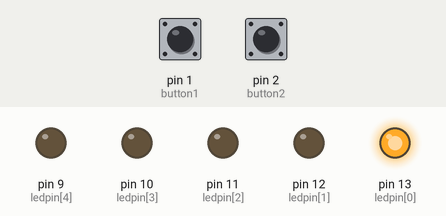
This sketch was run on a simulated Arduino Uno, built with avr-gcc and run on an emulated ATmega328P. Shown: output pins drawn as LEDs (lit = HIGH). The test bench sets the inputs (shaded band); at power-on: pin 1 (button1) LOW, pin 2 (button2) LOW.

Above: at 0.2 s.
At 1.7 s:
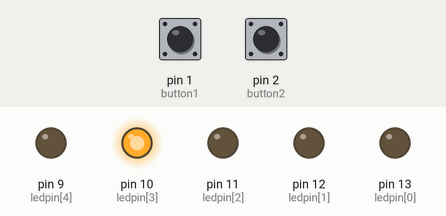
At 2.7 s:
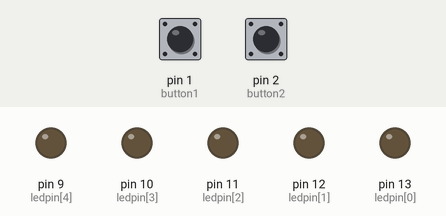
At 3.2 s:
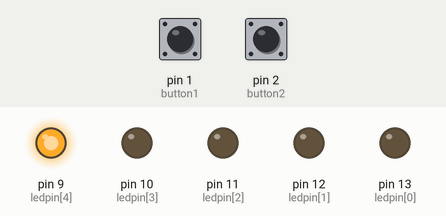
At 4.7 s:
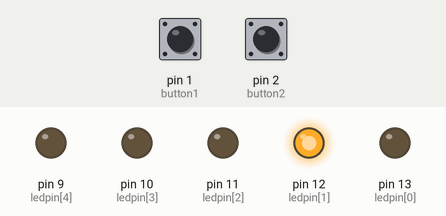
At 6.7 s:
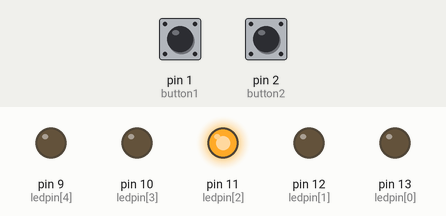
Timing chart, 0 to 7.2 s (numbered marks = the images above):
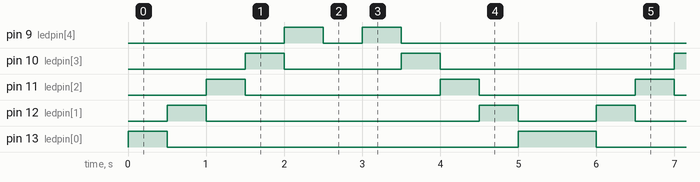

Measured:
- by itself, pin 9 (ledpin[4]): repeats every 5.5 s: LOW 0.50 s, HIGH 0.50 s, LOW 4.0 s, HIGH 0.50 s
- by itself, pin 10 (ledpin[3]): repeats every 5.5 s: LOW 1.5 s, HIGH 0.50 s, LOW 3.0 s, HIGH 0.50 s
- by itself, pin 11 (ledpin[2]): repeats every 5.5 s: LOW 2.5 s, HIGH 0.50 s, LOW 2.0 s, HIGH 0.50 s
- by itself, pin 12 (ledpin[1]): repeats every 5.5 s: LOW 3.5 s, HIGH 0.50 s, LOW 1.0 s, HIGH 0.50 s
- by itself, pin 13 (ledpin[0]): repeats every 5.5 s: LOW 4.5 s, HIGH 1.0 s

The sketch:

ledpin.ino
```cpp
const int button1 = 1;
const int button2 = 2;
int ledpin[] = {13,12,11,10,9}; //Array

int buttonState1 = 0;
int buttonState2 = 0;

void setup() {
 for(int led = 0; led < 5; led++){
  pinMode(ledpin[led], OUTPUT);
  }
  pinMode(button1,INPUT);
  pinMode(button2,INPUT);

}

void loop() {
  buttonState1 = digitalRead(button1);
  buttonState2 = digitalRead(button2);


// Animasi lampu dari atas ke bawah
{
  if(buttonState1 == HIGH){
    for(int off = 0; off < 5; off++){
      digitalWrite(ledpin[off], LOW);
    }
    } else {

    for(int j = 0; j < 5; j++){
      for(int k = 0; k < 5; k++){
        if(k == j ){
          digitalWrite(ledpin[k], HIGH);
          } else {
            digitalWrite(ledpin[k], LOW);
            }
        }
        delay(500);
      }
    }
}


  // Animasi lampu dari bawah ke atas
  {
    if(buttonState2 == HIGH){
      for(int off2 = 0; off2 < 5; off2++){
        digitalWrite(ledpin[off2], LOW);
      }
      } else {

      for(int j2 = 5; j2 >= 0; j2--){
        for(int k2 = 5; k2 >= 0; k2--){
          if(k2 == j2 ){
            digitalWrite(ledpin[k2], HIGH);
            } else {
              digitalWrite(ledpin[k2], LOW);
              }
          }
          delay(500);
        }
      }
  }


}
```
